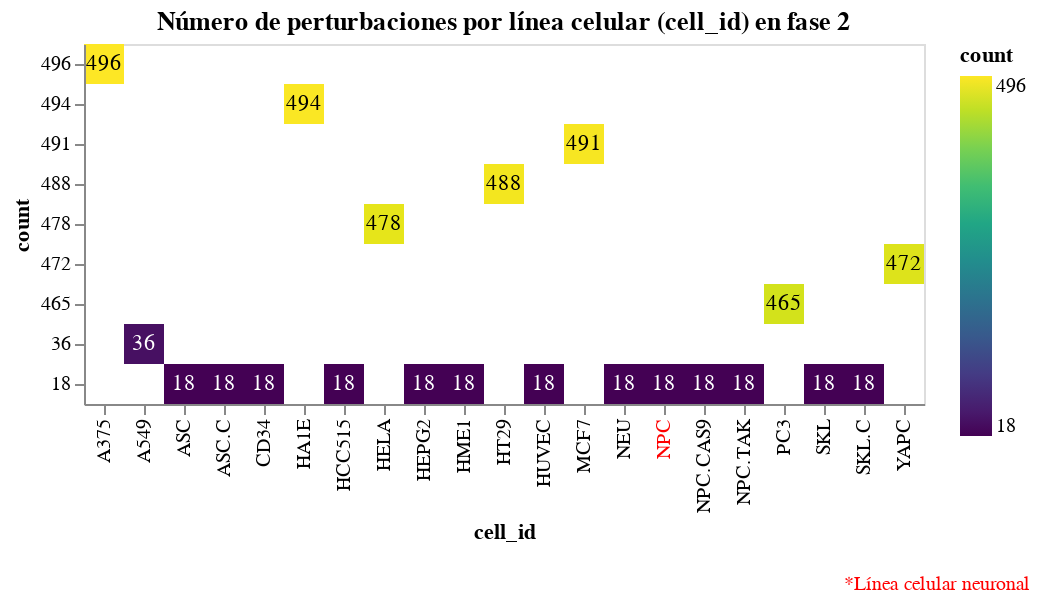

The cell this chart's notebook holds for it:
### Code cell
base = alt.Chart(num_cell_id_phase2).encode(
    alt.X('cell_id:O',
        axis=alt.Axis(
            labelColor=alt.condition(
                alt.datum.value == 'NPC',
                alt.value('red'),
                alt.value('black')))
    ),
    alt.Y('count:O', sort='-y'),
)

heatmap = base.mark_rect().encode(
    alt.Color('count:Q', scale=alt.Scale(scheme='viridis')),
    tooltip=['cell_id:N', 'count:Q']
).properties(
    title='Número de perturbaciones por línea celular (cell_id) en fase 2',
)    

text = base.mark_text(baseline='middle').encode(
    text='count:Q',
    color=alt.condition(
        alt.datum.count > 350,
        alt.value('black'),
        alt.value('white')
    )
)

legend = alt.Chart(pd.DataFrame({'label': ['*Línea celular neuronal']})).mark_text(
    color='red',
    align='left',
    baseline='middle',
    fontSize=10
).encode(
    y=alt.value(270),
    x=alt.value(380),
    text='label:N'
)

heatmap + text + legend

### Figure 1 — Vega-Lite specification as saved in the notebook (floating-point values rounded to 4 significant figures)
{"config": {"view": {"continuousWidth": 400, "continuousHeight": 300}}, "layer": [{"mark": "rect", "encoding": {"color": {"field": "count", "scale": {"scheme": "viridis"}, "type": "quantitative"}, "tooltip": [{"field": "cell_id", "type": "nominal"}, {"field": "count", "type": "quantitative"}], "x": {"axis": {"labelColor": {"condition": {"test": "(datum.value === 'NPC')", "value": "red"}, "value": "black"}}, "field": "cell_id", "type": "ordinal"}, "y": {"field": "count", "sort": "-y", "type": "ordinal"}}, "title": "Número de perturbaciones por línea celular (cell_id) en fase 2"}, {"mark": {"type": "text", "baseline": "middle"}, "encoding": {"color": {"condition": {"value": "black", "test": "(datum.count > 350)"}, "value": "white"}, "text": {"field": "count", "type": "quantitative"}, "x": {"axis": {"labelColor": {"condition": {"test": "(datum.value === 'NPC')", "value": "red"}, "value": "black"}}, "field": "cell_id", "type": "ordinal"}, "y": {"field": "count", "sort": "-y", "type": "ordinal"}}}, {"data": {"name": "data-a0203f3aaf6e82695d24374080220c8d"}, "mark": {"type": "text", "align": "left", "baseline": "middle", "color": "red", "fontSize": 10}, "encoding": {"text": {"field": "label", "type": "nominal"}, "x": {"value": 380}, "y": {"value": 270}}}], "data": {"name": "data-90bbcf616d8284ed8e709e3f8be2cc6b"}, "$schema": "https://vega.github.io/schema/vega-lite/v4.17.0.json", "datasets": {"data-90bbcf616d8284ed8e709e3f8be2cc6b": [{"cell_id": "A375", "count": 496}, {"cell_id": "A549", "count": 36}, {"cell_id": "ASC", "count": 18}, {"cell_id": "ASC.C", "count": 18}, {"cell_id": "CD34", "count": 18}, {"cell_id": "HA1E", "count": 494}, {"cell_id": "HCC515", "count": 18}, {"cell_id": "HELA", "count": 478}, {"cell_id": "HEPG2", "count": 18}, {"cell_id": "HME1", "count": 18}, {"cell_id": "HT29", "count": 488}, {"cell_id": "HUVEC", "count": 18}, {"cell_id": "MCF7", "count": 491}, {"cell_id": "NEU", "count": 18}, {"cell_id": "NPC", "count": 18}, {"cell_id": "NPC.CAS9", "count": 18}, {"cell_id": "NPC.TAK", "count": 18}, {"cell_id": "PC3", "count": 465}, {"cell_id": "SKL", "count": 18}, {"cell_id": "SKL.C", "count": 18}, {"cell_id": "YAPC", "count": 472}], "data-a0203f3aaf6e82695d24374080220c8d": [{"label": "*Línea celular neuronal"}]}}
